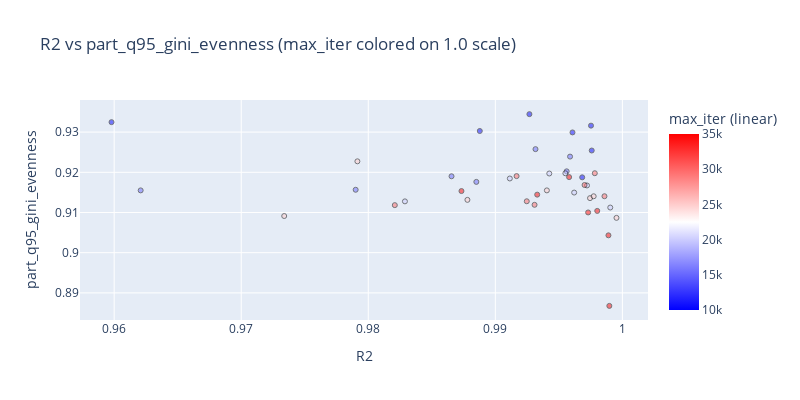

Notebook code for this chart:
### Code cell
import numpy as np, pandas as pd, plotly.express as px

df = pd.DataFrame(consolidated_data)

# # --- get R2 robustly (don't parse from /Users/...) ---
# if "R2" in df.columns:
#     df["R2"] = pd.to_numeric(df["R2"], errors="coerce")
# elif "folder" in df.columns:
#     df["R2"] = pd.to_numeric(df["folder"].astype(str).str.extract(r"^([0-9\.]+)")[0], errors="coerce")
# else:
#     df["R2"] = pd.to_numeric(
#         df["path"].astype(str).str.extract(r"(?:^|[^A-Za-z0-9])R2(?:=|_|-)([0-9]*\.?[0-9]+)")[0],
#         errors="coerce"
#     )

df = df.dropna(subset=["R2"])
df = df[df["R2"] > 0.75]
df = df[df["experiment_folder"].isin([
    "CDDM_SparsityAndSMagPenMISweep-794a7f3_BaseTrainer",
    # "CDDM_BareTraining-794a7f3_BaseTrainer",
    # 'CDDM_PositiveBiasesOnly02-1020a33_BaseTrainer'
])]


column = "max_iter"
scale = "linear"  # "linear" or "log" (only applies when numeric)

raw = df[column]
num = pd.to_numeric(raw, errors="coerce")
is_numeric = num.notna().sum() == raw.notna().sum()

scale = 1.  # used for marker sizing/layout
x = 'R2'
y = "part_q95_gini_evenness"
if is_numeric:
    df[column] = num

    if scale == "log":
        df = df[df[column] > 0]
        color_col = f"{column}_log10"
        df[color_col] = np.log10(df[column].to_numpy())

        vmin, vmax = df[column].min(), df[column].max()
        decades = np.arange(np.floor(np.log10(vmin)), np.ceil(np.log10(vmax)) + 1)
        ticks = np.power(10.0, decades)
        tickvals = np.log10(ticks)
        ticktext = [f"{t:g}" for t in ticks]
        cbar_title = f"{column} (log10 scale)"
    else:
        color_col = column
        tickvals, ticktext = None, None
        cbar_title = f"{column} (linear)"

    cmin, cmax = float(df[color_col].min()), float(df[color_col].max())
    cmid = 0.5 * (cmin + cmax)
    fig = px.scatter(
        df, x=x, y=y,
        color=color_col,
        color_continuous_scale=[(0, "blue"), (0.5, "white"), (1, "red")],
        color_continuous_midpoint=cmid,
        range_color=(cmin, cmax),
        hover_data=df.columns,
        title=f"{x} vs {y} ({column} colored on {scale} scale)"
    )
    fig.update_layout(coloraxis_colorbar=dict(title=cbar_title, tickvals=tickvals, ticktext=ticktext))

else:
    cat_col = f"{column}_str"
    df[cat_col] = raw.astype(str).fillna("NA")

    order = sorted(pd.unique(df[cat_col]), key=lambda s: (s == "NA", s))
    seq = distinct_hex_colors(len(order), seed=0)
    color_map = dict(zip(order, seq))

    hover_col = "experiment_folder"  # or "folder" if that’s what you want shown
    fig = px.scatter(
        df, x=x, y=y,
        color=cat_col if not is_numeric else color_col,
        hover_name=hover_col,
        hover_data={"path": False, "N": True, x: True, y: True, "max_iter": True},  # optional extras; delete if you want minimal
        category_orders={cat_col: order} if not is_numeric else None,
        color_discrete_map=color_map if not is_numeric else None,
        color_continuous_scale=[(0, "blue"), (0.5, "white"), (1, "red")] if is_numeric else None,
        title=f"{x} vs {y}"
    )
    fig.update_layout(legend_title_text=column)

fig.update_layout(autosize=False, width=800 * scale, height=400 * scale)
fig.update_traces(marker=dict(opacity=0.5, size=5 * scale, line=dict(width=1, color="black")))
fig.write_image(f"statistics_{x}_vs_{y}.svg")
fig.show()

### Figure 1 — Plotly figure (JSON) as saved in the notebook; plotly's stock layout.template omitted (floating-point values rounded to 4 significant figures; data arrays with more than 128 entries replaced by an {"elided": "..."} marker saying what was removed)
{"data": [{"customdata": {"elided": "42x117 mixed values"}, "hovertemplate": "R2=%{x}<br>part_q95_gini_evenness=%{y}<br>_target_=%{customdata[0]}<br>trainer_tag=%{customdata[1]}<br>max_iter=%{marker.color}<br>anneal_noise=%{customdata[3]}<br>lr=%{customdata[4]}<br>weight_decay=%{customdata[5]}<br>max_grad_norm=%{customdata[6]}<br>lr_scale_exp=%{customdata[7]}<br>same_batch=%{customdata[8]}<br>monitor=%{customdata[9]}<br>lambda_orth=%{customdata[10]}<br>orth_args.orth_input_only=%{customdata[11]}<br>lambda_iwm=%{customdata[12]}<br>iwm_args.cap100=%{customdata[13]}<br>iwm_args.gamma=%{customdata[14]}<br>iwm_args.eps=%{customdata[15]}<br>lambda_rwm=%{customdata[16]}<br>rwm_args.cap100=%{customdata[17]}<br>rwm_args.N_ref=%{customdata[18]}<br>rwm_args.k_ref=%{customdata[19]}<br>rwm_args.gamma=%{customdata[20]}<br>rwm_args.eps=%{customdata[21]}<br>lambda_ow=%{customdata[22]}<br>ow_args.c=%{customdata[23]}<br>ow_args.cap100=%{customdata[24]}<br>ow_args.alpha=%{customdata[25]}<br>ow_args.gamma=%{customdata[26]}<br>ow_args.eps=%{customdata[27]}<br>lambda_met=%{customdata[28]}<br>lambda_rws=%{customdata[29]}<br>rws_args.tg_deg=%{customdata[30]}<br>rws_args.eps=%{customdata[31]}<br>lambda_sm=%{customdata[32]}<br>sm_args.cap_s=%{customdata[33]}<br>sm_args.quantile_kind=%{customdata[34]}<br>sm_args.p=%{customdata[35]}<br>sm_args.q=%{customdata[36]}<br>sm_args.tau=%{customdata[37]}<br>sm_args.penalty_type=%{customdata[38]}<br>sm_args.g_top=%{customdata[39]}<br>sm_args.g_bot=%{customdata[40]}<br>sm_args.alpha=%{customdata[41]}<br>sm_args.beta=%{customdata[42]}<br>sm_args.eps=%{customdata[43]}<br>lambda_hm=%{customdata[44]}<br>hm_args.h_thr=%{customdata[45]}<br>hm_args.quantile_kind=%{customdata[46]}<br>hm_args.p=%{customdata[47]}<br>hm_args.q=%{customdata[48]}<br>hm_args.tau=%{customdata[49]}<br>hm_args.penalty_type=%{customdata[50]}<br>lambda_tv=%{customdata[51]}<br>lambda_si=%{customdata[52]}<br>si_args.method=%{customdata[53]}<br>lambda_hi=%{customdata[54]}<br>hi_args.method=%{customdata[55]}<br>lambda_htvar=%{customdata[56]}<br>lambda_hlvar=%{customdata[57]}<br>lambda_cl=%{customdata[58]}<br>lambda_effdim=%{customdata[59]}<br>effdim_args.k=%{customdata[60]}<br>effdim_args.eps=%{customdata[61]}<br>dropout=%{customdata[62]}<br>dropout_args.dropout_kind=%{customdata[63]}<br>dropout_args.sampling_method=%{customdata[64]}<br>dropout_args.eta=%{customdata[65]}<br>dropout_args.drop_rate=%{customdata[66]}<br>dropout_args.dropout_beta=%{customdata[67]}<br>dropout_args.activity_q=%{customdata[68]}<br>N_eff=%{customdata[69]}<br>meanA_eff=%{customdata[70]}<br>A_unit_min=%{customdata[71]}<br>A_unit_mean=%{customdata[72]}<br>A_unit_max=%{customdata[73]}<br>A_unit_q05=%{customdata[74]}<br>A_unit_q50=%{customdata[75]}<br>A_unit_q95=%{customdata[76]}<br>W_out_min=%{customdata[77]}<br>W_out_mean=%{customdata[78]}<br>W_out_max=%{customdata[79]}<br>W_out_q05=%{customdata[80]}<br>W_out_q50=%{customdata[81]}<br>W_out_q95=%{customdata[82]}<br>W_inp_min=%{customdata[83]}<br>W_inp_mean=%{customdata[84]}<br>W_inp_max=%{customdata[85]}<br>W_inp_q05=%{customdata[86]}<br>W_inp_q50=%{customdata[87]}<br>W_inp_q95=%{customdata[88]}<br>W_rec_exc_min=%{customdata[89]}<br>W_rec_exc_mean=%{customdata[90]}<br>W_rec_exc_max=%{customdata[91]}<br>W_rec_exc_q05=%{customdata[92]}<br>W_rec_exc_q50=%{customdata[93]}<br>W_rec_exc_q95=%{customdata[94]}<br>W_rec_inh_min=%{customdata[95]}<br>W_rec_inh_mean=%{customdata[96]}<br>W_rec_inh_max=%{customdata[97]}<br>W_rec_inh_q05=%{customdata[98]}<br>W_rec_inh_q50=%{customdata[99]}<br>W_rec_inh_q95=%{customdata[100]}<br>part_q05_gini_evenness=%{customdata[101]}<br>part_q05_hhi_evenness=%{customdata[102]}<br>part_q50_gini_evenness=%{customdata[103]}<br>part_q50_hhi_evenness=%{customdata[104]}<br>part_q95_hhi_evenness=%{customdata[105]}<br>tVar=%{customdata[106]}<br>n_pc_95=%{customdata[107]}<br>var_exp_3=%{customdata[108]}<br>var_exp_5=%{customdata[109]}<br>var_exp_10=%{customdata[110]}<br>path=%{customdata[111]}<br>score=%{customdata[112]}<br>N=%{customdata[113]}<br>Gini_index=%{customdata[114]}<br>HHI_index=%{customdata[115]}<br>experiment_folder=%{customdata[116]}<extra></extra>", "legendgroup": "", "marker": {"color": [10000, 10000, 10000, 10000, 10000, 10000, 10000, 15000, 15000, 20000, 15000, 15000, 15000, 15000, 15000, 25000, 20000, 20000, 20000, 25000, 20000, 20000, 20000, 25000, 25000, 35000, 25000, 25000, 30000, 30000, 30000, 25000, 30000, 30000, 35000, 35000, 30000, 35000, 30000, 35000, 35000, 35000], "coloraxis": "coloraxis", "line": {"color": "black", "width": 1}, "opacity": 0.5, "size": 5, "symbol": "circle"}, "mode": "markers", "name": "", "orientation": "v", "showlegend": false, "type": "scatter", "x": [0.9888, 0.9927, 0.9961, 0.9975, 0.9598, 0.9976, 0.9968, 0.9959, 0.9885, 0.9911, 0.9932, 0.9956, 0.9621, 0.9866, 0.979, 0.9941, 0.9955, 0.999, 0.9962, 0.9975, 0.9942, 0.9972, 0.9829, 0.9977, 0.9878, 0.9958, 0.9734, 0.9995, 0.997, 0.9978, 0.9986, 0.9791, 0.9917, 0.9925, 0.9873, 0.998, 0.9931, 0.9989, 0.9821, 0.9933, 0.999, 0.9973], "xaxis": "x", "y": [0.9303, 0.9345, 0.9299, 0.9316, 0.9325, 0.9254, 0.9187, 0.9239, 0.9176, 0.9185, 0.9258, 0.9202, 0.9155, 0.919, 0.9157, 0.9155, 0.9198, 0.9112, 0.915, 0.9136, 0.9197, 0.9167, 0.9128, 0.914, 0.9131, 0.9188, 0.9091, 0.9087, 0.9168, 0.9198, 0.914, 0.9227, 0.919, 0.9128, 0.9153, 0.9104, 0.9119, 0.9043, 0.9118, 0.9144, 0.8868, 0.91], "yaxis": "y"}], "layout": {"autosize": false, "coloraxis": {"cmax": 35000, "cmid": 22500, "cmin": 10000, "colorbar": {"title": {"text": "max_iter (linear)"}}, "colorscale": [[0, "blue"], [0.5, "white"], [1, "red"]]}, "height": 400, "legend": {"tracegroupgap": 0}, "title": {"text": "R2 vs part_q95_gini_evenness (max_iter colored on 1.0 scale)"}, "width": 800, "xaxis": {"anchor": "y", "domain": [0, 1], "title": {"text": "R2"}}, "yaxis": {"anchor": "x", "domain": [0, 1], "title": {"text": "part_q95_gini_evenness"}}}}
